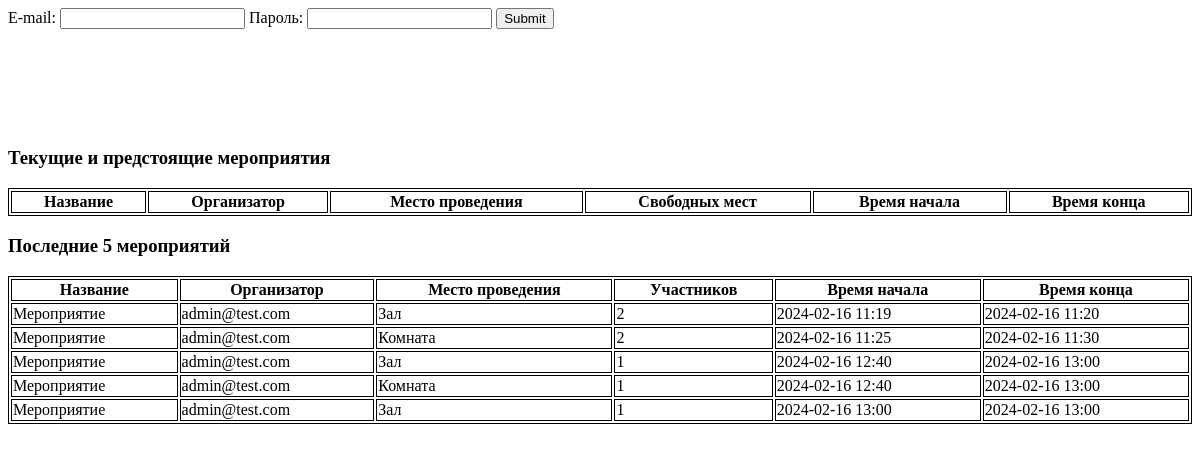
Page /planning/ on the earlier database version.
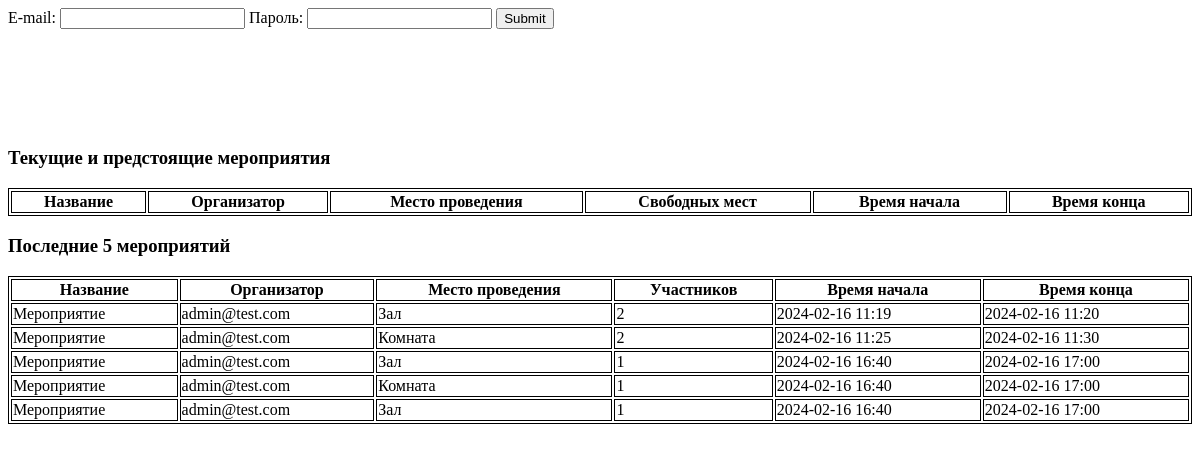
Same page on the later database version.
### planning/models.py (models this page shows, shortened)
class Event(models.Model):
    name = models.CharField(max_length=255, verbose_name="Название")
    organizer: CustomUser = models.ForeignKey(
        CustomUser,
        on_delete=models.CASCADE,
        editable=False,
        related_name="Organizer",
        verbose_name="Организатор",
    )
    visitors: CustomUser = models.ManyToManyField(
        CustomUser, related_name="Visitor", verbose_name="Посетители"
    )
    event_capacity = models.IntegerField(
        default=0, verbose_name="Количество участников"
    )
    start = models.DateTimeField(
        "Время начала",
        blank=False,
        null=False,
    )
    end = models.DateTimeField("Время конца", blank=False, null=False)
    room: Room = models.ForeignKey(
        Room, on_delete=models.CASCADE, blank=True, null=True, verbose_name="Комната"
    )
    meeting_room: MeetingRoom = models.ForeignKey(
        MeetingRoom, on_delete=models.CASCADE, blank=True, null=True, verbose_name="Зал"
    )
    event_status: EventStatus = models.IntegerField(
        choices=EventStatus,
        default=EventStatus.ActiveEvent,
        verbose_name="Статус мероприятия",
    )
    objects = models.Manager()
    @property
    def event_visitors_counts(self):
        return self.visitors.count()
    @property
    def check_status(self):
        if self.end < localtime():
            self.event_status = EventStatus.NotActiveEvent
            self.save()
        return None
    class Meta:
        constraints = [
            models.CheckConstraint(
                name="%(app_label)s_%(class)s_room_or_meeting_room",
                check=(
                    models.Q(room__isnull=True, meeting_room__isnull=False)
                    | models.Q(room__isnull=False, meeting_room__isnull=True)
                ),
            ),
            models.CheckConstraint(
                name="%(app_label)s_%(class)s_start_or_end_time",
                check=(
                    models.Q(start__isnull=True, end__isnull=False)
                    | models.Q(start__isnull=False, end__isnull=False)
                    | models.Q(start__isnull=False, end__isnull=True)
                ),
            ),
        ]

class CustomUser(AbstractUser):
    username = models.TextField(max_length=255, unique=True)
    email = models.EmailField(
        verbose_name="email address",
        max_length=255,
        unique=True,
    )
    date_of_birth = models.DateField()
    is_admin = models.BooleanField(default=False)
    USERNAME_FIELD = "email"
    EMAIL_FIELD = "email"
    REQUIRED_FIELDS = ["username", "date_of_birth"]

class Place(models.Model):
    seat_capacity = models.IntegerField(default=0)
    name = models.CharField(max_length=100)
    objects = models.Manager()

### planning/views.py (the view)
# urls.py: path("", views.events_list),
def events_list(request):
    upcoming_events = (
        models.Event.objects.exclude(event_status=1).order_by("start").all()
    )
    [i.check_status for i in upcoming_events]
    old_events = models.Event.objects.filter(event_status=1).order_by("start").all()[:5]
    return render(
        request,
        "base.html",
        {"upcoming_events": upcoming_events, "old_events": old_events},
    )

### planning/templates/base.html (shortened to what this page needs)
<html>
<head>
</head>
<body>
<div>
    {% block content %}
    {% if user.is_authenticated %}
    {{ user.username }}
    <form action="{% url 'logout' %}" method="post">
        {% csrf_token %}
        <button type="submit">Log Out</button>
    </form>
    {% else %}
    <form method="post" action="{% url 'login' %}">
        <label for="email">E-mail: </label>
        <input type="email" id="email" name="email" required/>
        <label for="pass">Пароль: </label>
        <input type="password" id="pass" name="pass" required/>
        <input type="submit">
    </form>
    {% endif %}
    {% endblock %}
</div>
<div class="events_info">
    {% if upcoming_events %}
    <h3>Текущие и предстоящие мероприятия</h3>
    <table style="width:100%">
        <tr>
            <th>Название</th>
            <th>Организатор</th>
            <th>Место проведения</th>
            <th>Свободных мест</th>
            <th>Время начала</th>
            <th>Время конца</th>
        </tr>
    </table>
    {% else %}
    <p>Планируемых мероприятий нет.</p>
    {% endif %}
    {% if old_events %}
    <h3>Последние 5 мероприятий</h3>
    <table style="width:100%">
        <tr>
            <th>Название</th>
            <th>Организатор</th>
            <th>Место проведения</th>
            <th>Участников</th>
            <th>Время начала</th>
            <th>Время конца</th>
        </tr>
        {% for event in old_events.all %}
        <tr>
            <td>
                {{event.name}}
            </td>
            <td>
                {{event.organizer}}
            </td>
            <td>
                {% if event.room is not None%}
                    {{event.room.name}}
                {% else %}
                    {{event.meeting_room.name}}
                {% endif %}
            </td>
            <td>
                {{event.event_visitors_counts}}
            </td>
            <td>
                {{event.start|date:'Y-m-d H:i'}}
            </td>
            <td>
                {{event.end|date:'Y-m-d H:i'}}
            </td>
        </tr>
        {% endfor %}
    </table>
    {% endif %}
</div>
</body>
</html>

### planning/templates/base.html (style rules this page uses)
table, th, td { border:1px solid black; }
.events_info { margin-top: 10%; }

Differences in the rows shown:
no longer on this page (row edited): Event: name "Мероприятие", organizer "admin@test.com", meeting_room.name "Зал", event_visitors_counts "1", start "2024-02-16 13:00", end "2024-02-16 13:00"
changed Event (number 3 of 5 on the later page): start "2024-02-16 12:40" → "2024-02-16 16:40"; end "2024-02-16 13:00" → "2024-02-16 17:00"
changed Event (number 4 of 5 on the later page): start "2024-02-16 12:40" → "2024-02-16 16:40"; end "2024-02-16 13:00" → "2024-02-16 17:00"
now on this page (row edited): Event: name "Мероприятие", organizer "admin@test.com", meeting_room.name "Зал", event_visitors_counts "1", start "2024-02-16 16:40", end "2024-02-16 17:00"
